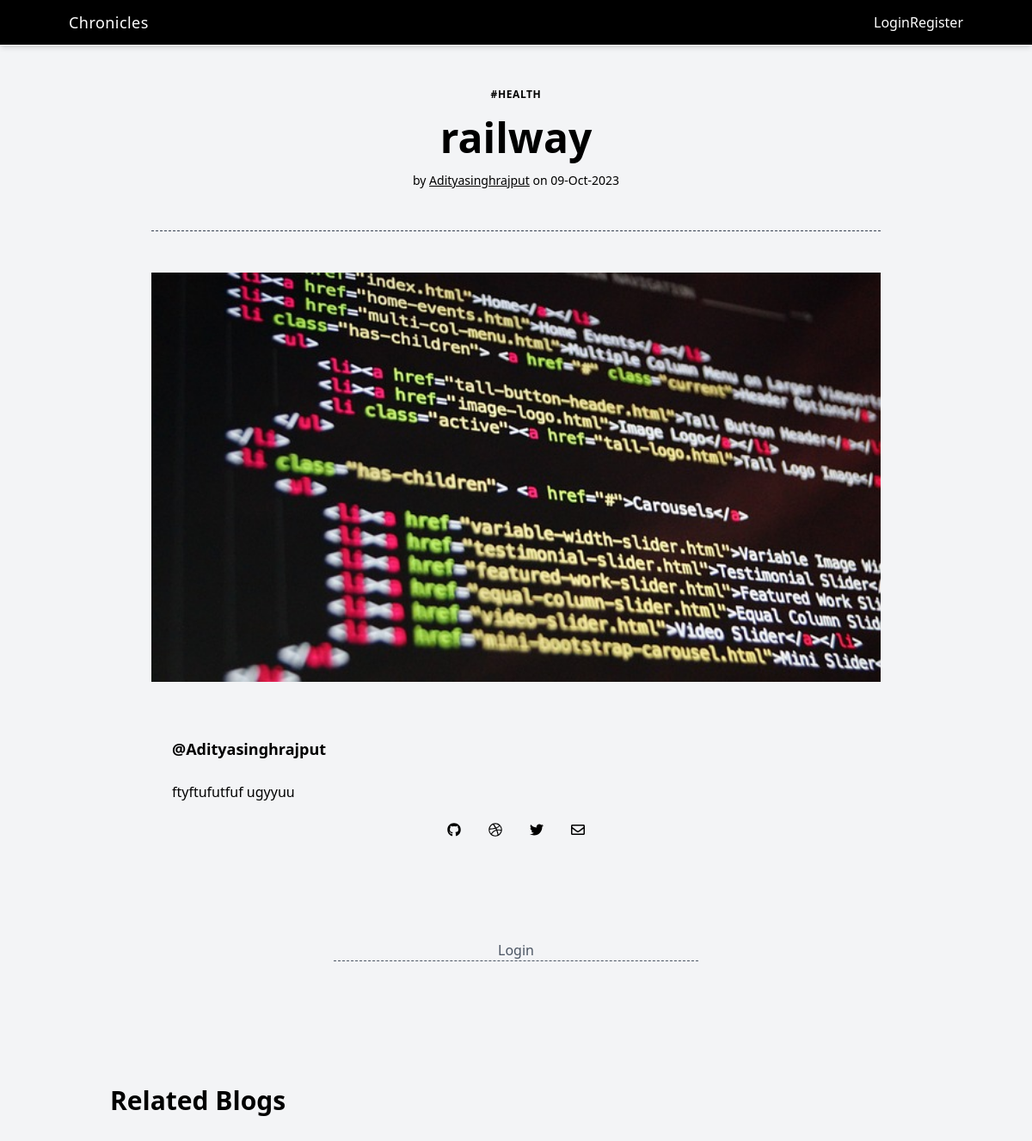
/view/7, run on an earlier commit of the app's database.
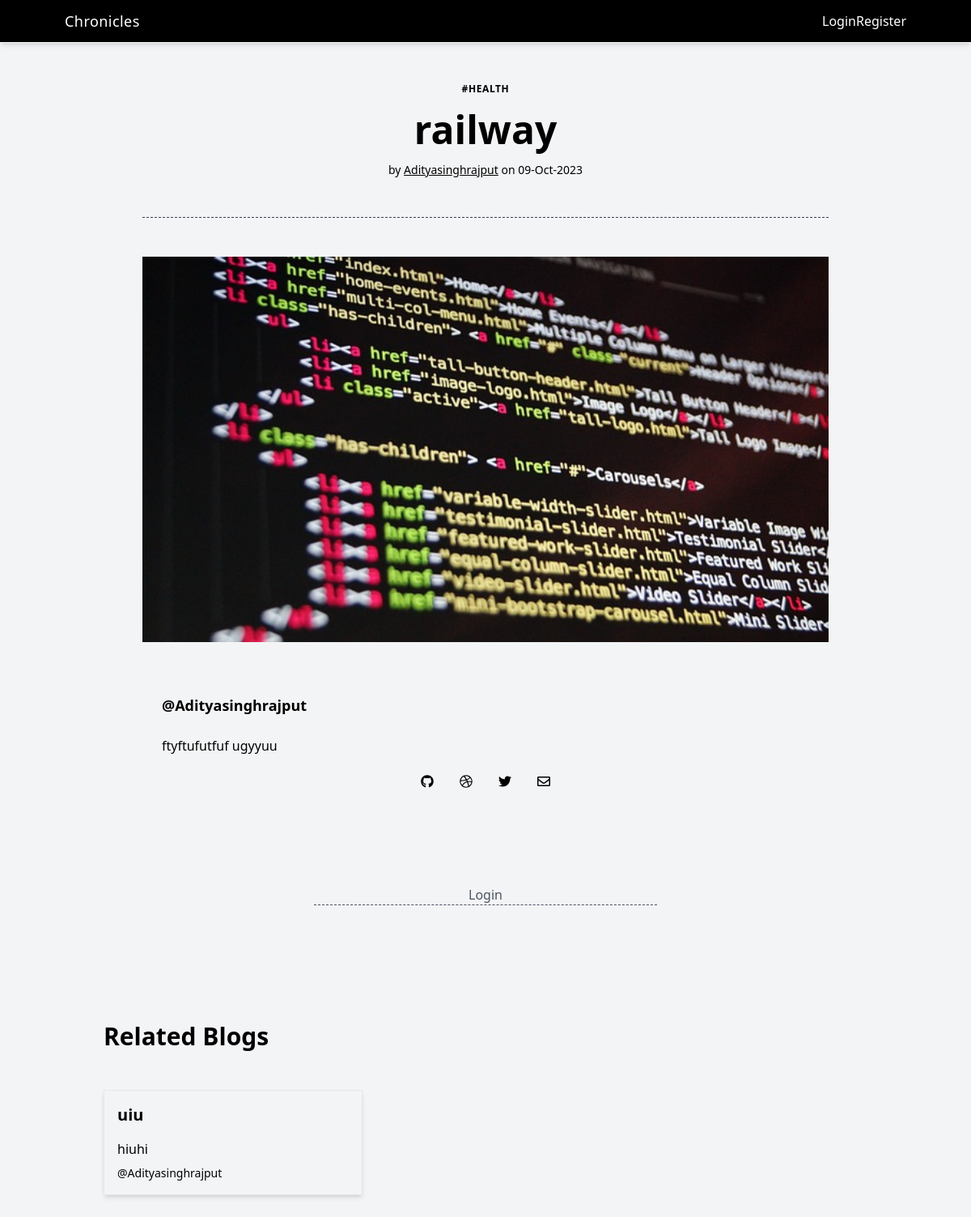
And on a later commit of the database.
### app/models.py (models this page shows, shortened)
class Notes(models.Model):
    user = models.ForeignKey(User,on_delete=models.CASCADE)
    title = models.CharField(max_length=200)
    content = models.TextField()
    categories = models.ForeignKey(Categories,on_delete=models.CASCADE,null=True,blank=True)
    image = models.ImageField(upload_to="post/" ,null= True,blank= True)
    date = models.DateField(auto_now_add=True)
    likes = models.ManyToManyField('auth.User', related_name='liked_students', through='Like')

### app/views.py (the view)
# urls.py: path('view/<int:id>', view, name='view'),
def view(r,id):
    note = Notes.objects.get(id = id)
    related = Notes.objects.filter(categories = note.categories)
    likes = Like.objects.filter(post = id).count
    commentlists = Comment.objects.filter(post = id).order_by('-id')
    if r.method == 'POST':
        form = CommentForm(r.POST or None )
        if form.is_valid():
            post = form.save(commit=False)
            post.user = r.user
            post.post = note
            post.save()
            context = {'note':note , 'related':related , 'form':form , 'commentlists':commentlists ,'like':likes}
            return render(r , 'view.html' ,context)
    else:
        form = CommentForm()
    context = {'note':note , 'related':related , 'form':form , 'commentlists':commentlists,'likes':likes }
    return render(r , 'view.html' ,context)

### app/models.py (called while the page is built)
    def __str__(self):
        return self.name

### app/templates/view.html (shortened to what the changed rows need)
{% extends 'base.html' %}
{% load crispy_forms_tags %}
{% block content %}
<div class="pb-12 w-screen bg-gray-100">
    <div class=" w-full">
        <article class="max-w-4xl px-6 py-24 mx-auto space-y-12  dark:text-gray-100">
            <div class="w-full mx-auto space-y-4 text-center">
                <h1 class="text-2xl font-bold leading-tight md:text-5xl">{{note.title}}</h1>
            </div>
        </article>
    </div>
    <div class="flex md:flex-row md:justify-start justify-center items-center flex-col mt-12  gap-6 md:px-32">
        {% for relate in related %}
        {% if relate.id != note.id %}
        <a href="/view/{{relate.id}}" class="w-80 p-4 border space-y-4 shadow-md">
            <p class="text-xl font-bold ">{{relate.title | truncatechars:48}}</p>
            <div class="space-y-2">
                <p>{{relate.content | truncatechars:100}}</p>
                <p class="text-sm ">@{{relate.user}}</p>
            </div>
        </a>
        {% endif %}
        {% endfor %}
    </div>
</div>
{% endblock content %}

What changed in the data, as far as the page shows it:
added Notes: title "uiu", content "hiuhi", user "Adityasinghrajput"
